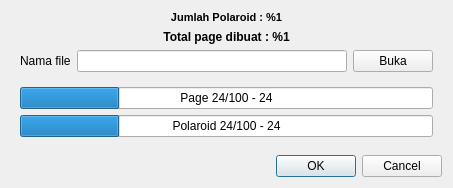
<?xml version="1.0" encoding="UTF-8"?>
<ui version="4.0">
 <class>SaveDialog</class>
 <widget class="QDialog" name="SaveDialog">
  <property name="geometry">
   <rect>
    <x>0</x>
    <y>0</y>
    <width>453</width>
    <height>188</height>
   </rect>
  </property>
  <property name="windowTitle">
   <string>Dialog</string>
  </property>
  <layout class="QVBoxLayout" name="verticalLayout_2">
   <item>
    <widget class="QLabel" name="tPolLabel">
     <property name="font">
      <font>
       <family>MS Shell Dlg 2</family>
       <pointsize>8</pointsize>
       <weight>75</weight>
       <bold>true</bold>
      </font>
     </property>
     <property name="text">
      <string>Jumlah Polaroid : %1</string>
     </property>
     <property name="alignment">
      <set>Qt::AlignCenter</set>
     </property>
    </widget>
   </item>
   <item>
    <widget class="QLabel" name="tPageLabel">
     <property name="font">
      <font>
       <weight>75</weight>
       <bold>true</bold>
      </font>
     </property>
     <property name="text">
      <string>Total page dibuat : %1</string>
     </property>
     <property name="alignment">
      <set>Qt::AlignCenter</set>
     </property>
    </widget>
   </item>
   <item>
    <layout class="QHBoxLayout" name="horizontalLayout">
     <property name="leftMargin">
      <number>9</number>
     </property>
     <property name="rightMargin">
      <number>9</number>
     </property>
     <item>
      <widget class="QLabel" name="label_3">
       <property name="text">
        <string>Nama file</string>
       </property>
      </widget>
     </item>
     <item>
      <widget class="QLineEdit" name="filePath"/>
     </item>
     <item>
      <widget class="QPushButton" name="openSave">
       <property name="text">
        <string>Buka</string>
       </property>
      </widget>
     </item>
    </layout>
   </item>
   <item>
    <widget class="QWidget" name="widget" native="true">
     <layout class="QVBoxLayout" name="verticalLayout">
      <item>
       <widget class="QProgressBar" name="pageProgress">
        <property name="value">
         <number>24</number>
        </property>
        <property name="alignment">
         <set>Qt::AlignCenter</set>
        </property>
        <property name="format">
         <string>Page %v/%m - %p</string>
        </property>
       </widget>
      </item>
      <item>
       <widget class="QProgressBar" name="polaroidProgress">
        <property name="value">
         <number>24</number>
        </property>
        <property name="alignment">
         <set>Qt::AlignCenter</set>
        </property>
        <property name="format">
         <string>Polaroid %v/%m - %p</string>
        </property>
       </widget>
      </item>
     </layout>
    </widget>
   </item>
   <item>
    <spacer name="verticalSpacer">
     <property name="orientation">
      <enum>Qt::Vertical</enum>
     </property>
     <property name="sizeHint" stdset="0">
      <size>
       <width>20</width>
       <height>40</height>
      </size>
     </property>
    </spacer>
   </item>
   <item>
    <widget class="QDialogButtonBox" name="buttonBox">
     <property name="orientation">
      <enum>Qt::Horizontal</enum>
     </property>
     <property name="standardButtons">
      <set>QDialogButtonBox::Cancel|QDialogButtonBox::Ok</set>
     </property>
    </widget>
   </item>
  </layout>
 </widget>
 <resources/>
 <connections>
  <connection>
   <sender>buttonBox</sender>
   <signal>rejected()</signal>
   <receiver>SaveDialog</receiver>
   <slot>reject()</slot>
   <hints>
    <hint type="sourcelabel">
     <x>325</x>
     <y>178</y>
    </hint>
    <hint type="destinationlabel">
     <x>286</x>
     <y>274</y>
    </hint>
   </hints>
  </connection>
 </connections>
</ui>
